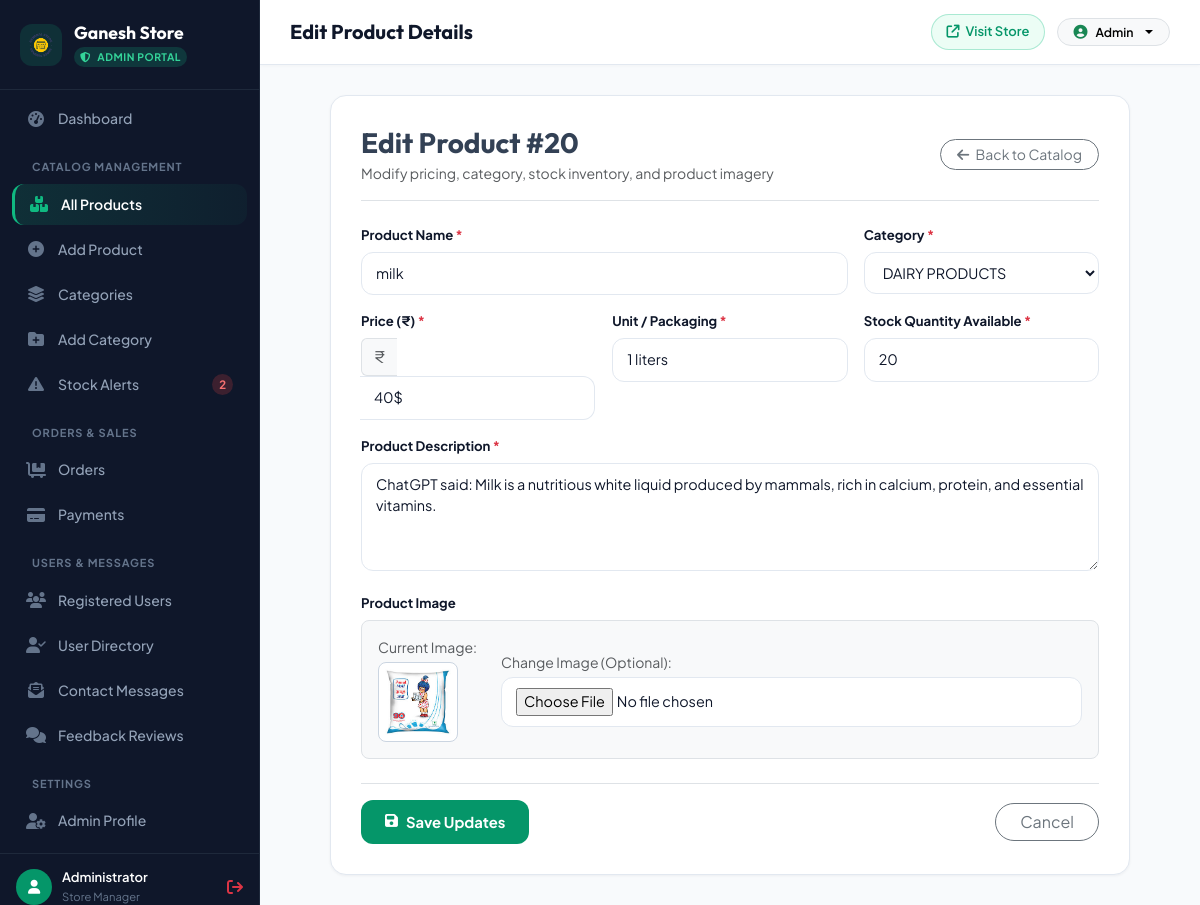
/Admin/edit_product.php?id=20, run on the app's committed database.
### tables this page shows
CREATE TABLE `products` (
  `product_id` int(25) NOT NULL,
  `product_name` varchar(100) NOT NULL,
  `description` varchar(200) NOT NULL,
  `product_keywords` varchar(200) NOT NULL,
  `category_id` int(11) NOT NULL,
  `product_image` varchar(200) NOT NULL,
  `Product_price` varchar(200) NOT NULL,
  `Product_unit` varchar(200) NOT NULL,
  `date` datetime NOT NULL DEFAULT current_timestamp(),
  `status` varchar(100) NOT NULL,
  `stock_quantity` int(11) DEFAULT 0,
  `created_at` datetime DEFAULT current_timestamp()
);

### Admin/edit_product.php (the view, shortened to what this page needs)
<?php
require_once __DIR__ . '/includes/connection.php';
$product_id = intval($_GET['id']);
$select = mysqli_query($con, "SELECT * FROM products WHERE product_id = $product_id");
$product = mysqli_fetch_assoc($select);
include('includes/admin_header.php');
include('includes/admin_sidebar.php');
?>
<div class="admin-main">
    <?php include('includes/admin_topbar.php'); ?>
    <div class="admin-content-body">
        <div class="admin-form-card">
            <div class="d-flex align-items-center justify-content-between mb-4 pb-3 border-bottom">
                <div>
                    <h3 class="fw-bold mb-1" style="font-family: var(--font-heading);">Edit Product #<?php echo $product_id; ?></h3>
                    <p class="text-muted small m-0">Modify pricing, category, stock inventory, and product imagery</p>
                </div>
                <a href="view_products.php" class="btn btn-sm btn-outline-secondary rounded-pill px-3">
                    <i class="fa-solid fa-arrow-left me-1"></i> Back to Catalog
                </a>
            </div>
            <form action="" method="post" enctype="multipart/form-data">
                <div class="row g-3">
                    <div class="col-md-8">
                        <label for="product_name" class="admin-form-label">Product Name <span class="text-danger">*</span></label>
                        <input type="text" name="product_name" id="product_name" class="admin-form-control" value="<?php echo htmlspecialchars($product['product_name']); ?>" required>
                    </div>
                    <div class="col-md-4">
                        <label for="product_category" class="admin-form-label">Category <span class="text-danger">*</span></label>
                        <select name="product_category" id="product_category" class="admin-form-control" required>
                            <?php
                            $cat_q = mysqli_query($con, "SELECT * FROM `categories` ORDER BY category_name ASC");
                            while ($cat = mysqli_fetch_assoc($cat_q)) {
                                $selected = ($cat['category_id'] == $product['category_id']) ? 'selected' : '';
                                echo "<option value='{$cat['category_id']}' $selected>" . htmlspecialchars($cat['category_name']) . "</option>";
                            }
                            ?>
                        </select>
                    </div>
                    <div class="col-md-4">
                        <label for="Product_price" class="admin-form-label">Price (₹) <span class="text-danger">*</span></label>
                        <div class="input-group">
                            <span class="input-group-text bg-light text-muted border-end-0">₹</span>
                            <input type="text" name="Product_price" id="Product_price" class="admin-form-control border-start-0" value="<?php echo htmlspecialchars($product['Product_price']); ?>" required>
                        </div>
                    </div>
                    <div class="col-md-4">
                        <label for="Product_unit" class="admin-form-label">Unit / Packaging <span class="text-danger">*</span></label>
                        <input type="text" name="Product_unit" id="Product_unit" class="admin-form-control" value="<?php echo htmlspecialchars($product['Product_unit'] ?? ''); ?>" required>
                    </div>
                    <div class="col-md-4">
                        <label for="stock_quantity" class="admin-form-label">Stock Quantity Available <span class="text-danger">*</span></label>
                        <input type="number" name="stock_quantity" id="stock_quantity" class="admin-form-control" value="<?php echo intval($product['stock_quantity'] ?? 0); ?>" min="0" required>
                    </div>
                    <div class="col-12">
                        <label for="description" class="admin-form-label">Product Description <span class="text-danger">*</span></label>
                        <textarea name="description" id="description" rows="4" class="admin-form-control" required><?php echo htmlspecialchars($product['description']); ?></textarea>
                    </div>
                    <div class="col-12">
                        <label class="admin-form-label">Product Image</label>
                        <div class="d-flex align-items-center gap-4 p-3 bg-light rounded-3 border">
                            <div>
                                <span class="d-block small text-muted mb-1">Current Image:</span>
                                <img id="currentImg" src="product_images/<?php echo htmlspecialchars($product['product_image']); ?>" alt="Current" style="height: 80px; width: 80px; object-fit: contain; border-radius: 8px; border: 1px solid #cbd5e1; background: #fff; padding: 4px;" onerror="this.onerror=null;this.src='../images/kirana-new-bf88.jpg';">
                            </div>
                            <div class="flex-grow-1">
                                <span class="d-block small text-muted mb-1">Change Image (Optional):</span>
                                <input type="file" name="product_image" class="admin-form-control" accept="image/*" onchange="previewImage(this)">
                            </div>
                        </div>
                    </div>
                </div>
                <div class="d-flex align-items-center justify-content-between mt-4 pt-3 border-top">
                    <button type="submit" class="btn-admin-submit">
                        <i class="fa-solid fa-floppy-disk"></i>
                        <span>Save Updates</span>
                    </button>
                    <a href="view_products.php" class="btn btn-outline-secondary rounded-pill px-4">Cancel</a>
                </div>
            </form>
        </div>
    </div>
<?php include('includes/admin_footer.php'); ?>

### Admin/admin_style.css (style rules this page uses)
:root { --admin-sidebar-bg: #0f172a; --admin-sidebar-text: #94a3b8; --admin-sidebar-active: #10b981; --admin-sidebar-hover: #1e293b; --admin-primary: #059669; --admin-primary-hover: #047857; --admin-primary-light: #10b981; --admin-primary-subtle: #ecfdf5; --admin-bg: #f8fafc; --admin-surface: #ffffff; --admin-border: #e2e8f0; --admin-border-subtle: #f1f5f9; --admin-text-main: #0f172a; --admin-text-muted: #64748b; --admin-text-light: #94a3b8; --admin-danger: #ef4444; --admin-warning: #f59e0b; --admin-info: #0284c7; --admin-success: #10b981; --admin-radius-sm: 8px; --admin-radius-md: 12px; --admin-radius-lg: 16px; --admin-radius-xl: 20px; --admin-radius-full: 9999px; --admin-shadow-sm: 0 1px 3px 0 rgba(15, 23, 42, 0.05); --admin-shadow-md: 0 4px 14px -2px rgba(15, 23, 42, 0.06), 0 2px 6px -1px rgba(15, 23, 42, 0.04); --admin-shadow-lg: 0 10px 25px -4px rgba(15, 23, 42, 0.08), 0 4px 10px -2px rgba(15, 23, 42, 0.03); --font-heading: 'Outfit', sans-serif; --font-sans: 'Plus Jakarta Sans', sans-serif; }
*, *::before, *::after { box-sizing: border-box; margin: 0; padding: 0; }
body { font-family: var(--font-sans); background-color: var(--admin-bg); color: #334155; min-height: 100vh; -webkit-font-smoothing: antialiased; }
.admin-main { margin-left: 260px; flex: 1; display: flex; flex-direction: column; min-width: 0; }
.admin-content-body { padding: 30px; flex: 1; }
.admin-form-card { background: var(--admin-surface); border: 1px solid var(--admin-border); border-radius: var(--admin-radius-lg); padding: 30px; box-shadow: var(--admin-shadow-sm); max-width: 800px; margin: 0 auto; }
.admin-form-label { font-size: 0.825rem; font-weight: 700; color: var(--admin-text-main); margin-bottom: 7px; display: block; }
.admin-form-control { width: 100%; padding: 10px 14px; border-radius: var(--admin-radius-md); border: 1.5px solid var(--admin-border); font-size: 0.9rem; color: var(--admin-text-main); background: var(--admin-surface); transition: all 0.2s ease; }
.btn-admin-submit { background: var(--admin-primary); color: #ffffff; border: none; padding: 11px 24px; border-radius: var(--admin-radius-md); font-size: 0.925rem; font-weight: 700; cursor: pointer; transition: all 0.2s ease; display: inline-flex; align-items: center; gap: 8px; }

### data on the page
products: product_name "milk", Product_price "40$", Product_unit "1 liters", stock_quantity "20", description "ChatGPT said: Milk is a nutritious white liquid produced by mammals, rich in calcium, protein, and essential vitamins.", product_image (picture)

### other printed values
$low_stock_badge "2"
$_SESSION['admin_username'] "Administrator"
$page_heading "Edit Product Details"
$_SESSION['admin_username'] "Admin"
$product_id "20"
form field product_category "DAIRY PRODUCTS"
